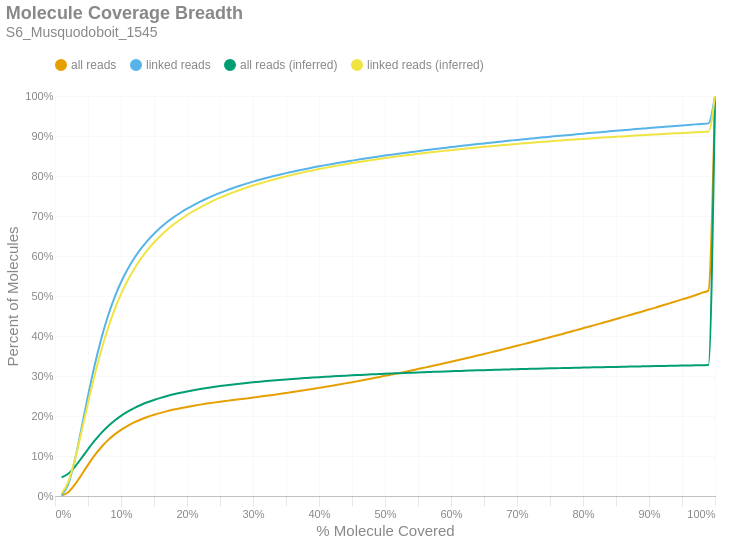

Notebook code cell kept with this figure:
### Markdown cell above
### Molecule Read Coverage
This chart shows molecule coverage breadth as computed by the number of bases aligned to that molecule. In other words, "*how much of each unique long molecule is actually sequenced/aligned?*" Keep in mind there is a distinction between sequences and alignments, since some sequences belonging to a particular molecule may not align well and wouldn't appear in the alignment data. This chart also shows molecule coverage breadth as computed by the *inferred fragment* from which the aligned sequences originate. Unlike read coverage, this calculation takes into account the total insert size, including unsequenced gaps between the forward and reverse reads. Like the previous figures, these are cumulative percents.

### Code cell
if SKIPLR:
    print_html(f"Skipped")
else:
    binned_df = consolidated_hist(valids['coverage_bp'], mask, 0.01, True)
    binned_df_inf = consolidated_hist(valids['coverage_inserts'], mask, 0.01, True)
    binned_df = binned_df.with_columns(pl.lit(binned_df_inf['all reads (cumsum)']).alias('all reads (inferred)'))
    binned_df = binned_df.with_columns(pl.lit(binned_df_inf['linked reads (cumsum)']).alias('linked reads (inferred)'))
    binned_df = binned_df.with_columns(
        (pl.col('bin').cast(pl.Float64) + 0.01).alias('right_edge')
    )

    with SafeRender(binned_df):
        (
            density_plot(binned_df, 'Molecule Coverage Breadth', samplename, 'molcov', ['all reads (inferred)','linked reads (inferred)'])
            .encode(
                #x=alt.X('bin:Q', title="% Molecule Covered").axis(format = '%').scale(padding=0),
                x=alt.X('right_edge:Q', title="% Molecule Covered").axis(format='%').scale(padding=0),
                y=alt.Y('value:Q', title='Percent of Molecules')
                    .axis(format='%')
                    .stack(False)
                    .scale(domainMin=0, padding=0),
                color=alt.Color("key:N").scale(domain = ["all reads", "linked reads", "all reads (inferred)", "linked reads (inferred)"]),
                tooltip = [
                    alt.Tooltip("key:N", title = "Data Type"),
                    alt.Tooltip("range_label:N", title="% Molecule Covered"),
                    alt.Tooltip("value:Q", format = ".2%", title="% Molecules")
                ]
            )
        ).display()

### Figure 1 — Vega-Lite specification as saved in the notebook (floating-point values rounded to 4 significant figures)
{"width": "container", "height": 400, "config": {"title": {"anchor": "start", "dy": -15, "fontSize": 18, "color": "#888888", "subtitleColor": "#888888", "subtitleFontSize": 14}, "arc": {"fill": "#0072B2"}, "axis": {"domainColor": "#888888", "domainWidth": 0.5, "gridWidth": 0.2, "grid": false, "titleFontWeight": 400, "titleFontSize": 15, "labelFontSize": 11, "labelColor": "#888888", "tickColor": "#888888", "tickWidth": 0.2, "titleColor": "#888888"}, "axisBand": {"grid": false}, "axisX": {"grid": true, "tickSize": 10, "domainCap": "round"}, "axisY": {"domain": false, "grid": true, "tickSize": 0, "domainCap": "round"}, "background": "transparent", "header": {"labelFontSize": 15, "labelColor": "#888888", "titleFontSize": 15, "titleFontWeight": 600, "titleColor": "#888888"}, "legend": {"labelFont": "sans-serif", "labelFontSize": 12, "labelColor": "#888888", "symbolSize": 100, "symbolType": "circle", "titleFontSize": 12, "titlePadding": 10, "titleColor": "#888888", "title": null, "orient": "top"}, "range": {"category": ["#E69F00", "#56B4E9", "#009E73", "#F0E442", "#0072B2", "#D55E00", "#CC79A7", "#000000"], "diverging": ["#cfe8f3", "#a2d4ec", "#73bfe2", "#46abdb", "#1696d2", "#12719e"]}, "area": {"fill": "#0072B2", "fillOpacity": 0.7, "line": true, "strokeOpacity": 0.7}, "line": {"color": "#0072B2", "stroke": "#0072B2", "strokeWidth": 2}, "trail": {"color": "#0072B2", "stroke": "#0072B2", "strokeWidth": 0, "size": 1}, "point": {"filled": true, "fillOpacity": 1.0, "size": 95}, "text": {"color": "#888888", "fontSize": 11, "align": "right", "fontWeight": 400, "size": 11}, "bar": {"fill": "#0072B2", "stroke": null}, "view": {"stroke": null, "continuousWidth": 660, "continuousHeight": 400}}, "data": {"name": "data-e30f37ec39ee925345d097b46c529dc2"}, "mark": {"type": "line", "interpolate": "monotone", "point": {"opacity": 0, "size": 275}}, "encoding": {"color": {"field": "key", "scale": {"domain": ["all reads", "linked reads", "all reads (inferred)", "linked reads (inferred)"]}, "type": "nominal"}, "tooltip": [{"field": "key", "title": "Data Type", "type": "nominal"}, {"field": "range_label", "title": "% Molecule Covered", "type": "nominal"}, {"field": "value", "format": ".2%", "title": "% Molecules", "type": "quantitative"}], "x": {"axis": {"format": "%"}, "field": "right_edge", "scale": {"padding": 0}, "title": "% Molecule Covered", "type": "quantitative"}, "y": {"axis": {"format": "%"}, "field": "value", "scale": {"domainMin": 0, "padding": 0}, "stack": false, "title": "Percent of Molecules", "type": "quantitative"}}, "params": [{"name": "param_c36ac31b6afebe62", "select": {"type": "point", "fields": ["key"]}, "bind": "legend"}], "title": {"text": "Molecule Coverage Breadth", "subtitle": "S6_Musquodoboit_1545"}, "transform": [{"fold": ["all reads (cumsum)", "linked reads (cumsum)", "all reads (inferred)", "linked reads (inferred)"]}, {"calculate": "replace(datum.key, ' (cumsum)', '')", "as": "key"}, {"filter": {"param": "param_c36ac31b6afebe62"}}], "usermeta": {"embedOptions": {"downloadFileName": "S6_Musquodoboit_1545.molcov"}}, "$schema": "https://vega.github.io/schema/vega-lite/v6.1.0.json", "datasets": {"data-e30f37ec39ee925345d097b46c529dc2": [{"bin": "0.0", "interval": "0.0-0.01", "all reads": 0.0009018, "linked reads": 0.002421, "all reads (cumsum)": 0.0009018, "linked reads (cumsum)": 0.002421, "range_label": "0.0-0.01", "all reads (inferred)": 0.04661, "linked reads (inferred)": 0.006594, "right_edge": 0.01}, {"bin": "0.01", "interval": "0.01-0.02", "all reads": 0.008559, "linked reads": 0.02678, "all reads (cumsum)": 0.009461, "linked reads (cumsum)": 0.0292, "range_label": "0.01-0.02", "all reads (inferred)": 0.05572, "linked reads (inferred)": 0.0349, "right_edge": 0.02}, {"bin": "0.02", "interval": "0.02-0.03", "all reads": 0.01875, "linked reads": 0.06011, "all reads (cumsum)": 0.02821, "linked reads (cumsum)": 0.08931, "range_label": "0.02-0.03", "all reads (inferred)": 0.07289, "linked reads (inferred)": 0.08992, "right_edge": 0.03}, {"bin": "0.03", "interval": "0.03-0.04", "all reads": 0.02443, "linked reads": 0.07888, "all reads (cumsum)": 0.05264, "linked reads (cumsum)": 0.1682, "range_label": "0.03-0.04", "all reads (inferred)": 0.09444, "linked reads (inferred)": 0.1596, "right_edge": 0.04}, {"bin": "0.04", "interval": "0.04-0.05", "all reads": 0.0253, "linked reads": 0.08202, "all reads (cumsum)": 0.07794, "linked reads (cumsum)": 0.2502, "range_label": "0.04-0.05", "all reads (inferred)": 0.1168, "linked reads (inferred)": 0.2324, "right_edge": 0.05}, {"bin": "0.05", "interval": "0.05-0.06", "all reads": 0.02341, "linked reads": 0.07598, "all reads (cumsum)": 0.1013, "linked reads (cumsum)": 0.3262, "range_label": "0.05-0.06", "all reads (inferred)": 0.1382, "linked reads (inferred)": 0.3018, "right_edge": 0.06}, {"bin": "0.06", "interval": "0.06-0.07", "all reads": 0.02049, "linked reads": 0.06651, "all reads (cumsum)": 0.1218, "linked reads (cumsum)": 0.3927, "range_label": "0.06-0.07", "all reads (inferred)": 0.1573, "linked reads (inferred)": 0.364, "right_edge": 0.07}, {"bin": "0.07", "interval": "0.07-0.08", "all reads": 0.01722, "linked reads": 0.05593, "all reads (cumsum)": 0.139, "linked reads (cumsum)": 0.4486, "range_label": "0.07-0.08", "all reads (inferred)": 0.1739, "linked reads (inferred)": 0.4182, "right_edge": 0.08}, {"bin": "0.08", "interval": "0.08-0.09", "all reads": 0.01438, "linked reads": 0.04669, "all reads (cumsum)": 0.1534, "linked reads (cumsum)": 0.4953, "range_label": "0.08-0.09", "all reads (inferred)": 0.1883, "linked reads (inferred)": 0.4649, "right_edge": 0.09}, {"bin": "0.09", "interval": "0.09-0.1", "all reads": 0.01202, "linked reads": 0.03895, "all reads (cumsum)": 0.1655, "linked reads (cumsum)": 0.5343, "range_label": "0.09-0.1", "all reads (inferred)": 0.2005, "linked reads (inferred)": 0.5047, "right_edge": 0.1}, {"bin": "0.1", "interval": "0.1-0.11", "all reads": 0.01006, "linked reads": 0.03255, "all reads (cumsum)": 0.1755, "linked reads (cumsum)": 0.5668, "range_label": "0.1-0.11", "all reads (inferred)": 0.2109, "linked reads (inferred)": 0.5386, "right_edge": 0.11}, {"bin": "0.11", "interval": "0.11-0.12", "all reads": 0.008486, "linked reads": 0.0274, "all reads (cumsum)": 0.184, "linked reads (cumsum)": 0.5942, "range_label": "0.11-0.12", "all reads (inferred)": 0.2199, "linked reads (inferred)": 0.5677, "right_edge": 0.12}, {"bin": "0.12", "interval": "0.12-0.13", "all reads": 0.007261, "linked reads": 0.02343, "all reads (cumsum)": 0.1913, "linked reads (cumsum)": 0.6177, "range_label": "0.12-0.13", "all reads (inferred)": 0.2276, "linked reads (inferred)": 0.5928, "right_edge": 0.13}, {"bin": "0.13", "interval": "0.13-0.14", "all reads": 0.006303, "linked reads": 0.0203, "all reads (cumsum)": 0.1976, "linked reads (cumsum)": 0.638, "range_label": "0.13-0.14", "all reads (inferred)": 0.2343, "linked reads (inferred)": 0.6146, "right_edge": 0.14}, {"bin": "0.14", "interval": "0.14-0.15", "all reads": 0.005485, "linked reads": 0.01764, "all reads (cumsum)": 0.203, "linked reads (cumsum)": 0.6556, "range_label": "0.14-0.15", "all reads (inferred)": 0.2402, "linked reads (inferred)": 0.6337, "right_edge": 0.15}, {"bin": "0.15", "interval": "0.15-0.16", "all reads": 0.004841, "linked reads": 0.01552, "all reads (cumsum)": 0.2079, "linked reads (cumsum)": 0.6711, "range_label": "0.15-0.16", "all reads (inferred)": 0.2454, "linked reads (inferred)": 0.6506, "right_edge": 0.16}, {"bin": "0.16", "interval": "0.16-0.17", "all reads": 0.004291, "linked reads": 0.01371, "all reads (cumsum)": 0.2122, "linked reads (cumsum)": 0.6848, "range_label": "0.16-0.17", "all reads (inferred)": 0.25, "linked reads (inferred)": 0.6657, "right_edge": 0.17}, {"bin": "0.17", "interval": "0.17-0.18", "all reads": 0.003866, "linked reads": 0.01228, "all reads (cumsum)": 0.216, "linked reads (cumsum)": 0.6971, "range_label": "0.17-0.18", "all reads (inferred)": 0.2542, "linked reads (inferred)": 0.6792, "right_edge": 0.18}, {"bin": "0.18", "interval": "0.18-0.19", "all reads": 0.003487, "linked reads": 0.01104, "all reads (cumsum)": 0.2195, "linked reads (cumsum)": 0.7081, "range_label": "0.18-0.19", "all reads (inferred)": 0.258, "linked reads (inferred)": 0.6913, "right_edge": 0.19}, {"bin": "0.19", "interval": "0.19-0.2", "all reads": 0.003207, "linked reads": 0.01006, "all reads (cumsum)": 0.2227, "linked reads (cumsum)": 0.7182, "range_label": "0.19-0.2", "all reads (inferred)": 0.2614, "linked reads (inferred)": 0.7024, "right_edge": 0.2}, {"bin": "0.2", "interval": "0.2-0.21", "all reads": 0.002952, "linked reads": 0.009203, "all reads (cumsum)": 0.2257, "linked reads (cumsum)": 0.7274, "range_label": "0.2-0.21", "all reads (inferred)": 0.2645, "linked reads (inferred)": 0.7125, "right_edge": 0.21}, {"bin": "0.21", "interval": "0.21-0.22", "all reads": 0.002759, "linked reads": 0.008535, "all reads (cumsum)": 0.2285, "linked reads (cumsum)": 0.7359, "range_label": "0.21-0.22", "all reads (inferred)": 0.2674, "linked reads (inferred)": 0.7218, "right_edge": 0.22}, {"bin": "0.22", "interval": "0.22-0.23", "all reads": 0.002564, "linked reads": 0.007826, "all reads (cumsum)": 0.231, "linked reads (cumsum)": 0.7438, "range_label": "0.22-0.23", "all reads (inferred)": 0.2701, "linked reads (inferred)": 0.7304, "right_edge": 0.23}, {"bin": "0.23", "interval": "0.23-0.24", "all reads": 0.002423, "linked reads": 0.007301, "all reads (cumsum)": 0.2334, "linked reads (cumsum)": 0.7511, "range_label": "0.23-0.24", "all reads (inferred)": 0.2725, "linked reads (inferred)": 0.7384, "right_edge": 0.24}, {"bin": "0.24", "interval": "0.24-0.25", "all reads": 0.002269, "linked reads": 0.006794, "all reads (cumsum)": 0.2357, "linked reads (cumsum)": 0.7579, "range_label": "0.24-0.25", "all reads (inferred)": 0.2748, "linked reads (inferred)": 0.7458, "right_edge": 0.25}, {"bin": "0.25", "interval": "0.25-0.26", "all reads": 0.002125, "linked reads": 0.006237, "all reads (cumsum)": 0.2378, "linked reads (cumsum)": 0.7641, "range_label": "0.25-0.26", "all reads (inferred)": 0.2769, "linked reads (inferred)": 0.7526, "right_edge": 0.26}, {"bin": "0.26", "interval": "0.26-0.27", "all reads": 0.002072, "linked reads": 0.005951, "all reads (cumsum)": 0.2399, "linked reads (cumsum)": 0.7701, "range_label": "0.26-0.27", "all reads (inferred)": 0.2789, "linked reads (inferred)": 0.759, "right_edge": 0.27}, {"bin": "0.27", "interval": "0.27-0.28", "all reads": 0.002047, "linked reads": 0.005603, "all reads (cumsum)": 0.242, "linked reads (cumsum)": 0.7757, "range_label": "0.27-0.28", "all reads (inferred)": 0.2808, "linked reads (inferred)": 0.765, "right_edge": 0.28}, {"bin": "0.28", "interval": "0.28-0.29", "all reads": 0.002059, "linked reads": 0.005201, "all reads (cumsum)": 0.244, "linked reads (cumsum)": 0.7809, "range_label": "0.28-0.29", "all reads (inferred)": 0.2825, "linked reads (inferred)": 0.7707, "right_edge": 0.29}, {"bin": "0.29", "interval": "0.29-0.3", "all reads": 0.002133, "linked reads": 0.004997, "all reads (cumsum)": 0.2461, "linked reads (cumsum)": 0.7859, "range_label": "0.29-0.3", "all reads (inferred)": 0.2842, "linked reads (inferred)": 0.7761, "right_edge": 0.3}, {"bin": "0.3", "interval": "0.3-0.31", "all reads": 0.002158, "linked reads": 0.004691, "all reads (cumsum)": 0.2483, "linked reads (cumsum)": 0.7905, "range_label": "0.3-0.31", "all reads (inferred)": 0.2858, "linked reads (inferred)": 0.7811, "right_edge": 0.31}, {"bin": "0.31", "interval": "0.31-0.32", "all reads": 0.002196, "linked reads": 0.00442, "all reads (cumsum)": 0.2505, "linked reads (cumsum)": 0.795, "range_label": "0.31-0.32", "all reads (inferred)": 0.2873, "linked reads (inferred)": 0.786, "right_edge": 0.32}, {"bin": "0.32", "interval": "0.32-0.33", "all reads": 0.002284, "linked reads": 0.00423, "all reads (cumsum)": 0.2528, "linked reads (cumsum)": 0.7992, "range_label": "0.32-0.33", "all reads (inferred)": 0.2887, "linked reads (inferred)": 0.7906, "right_edge": 0.33}, {"bin": "0.33", "interval": "0.33-0.34", "all reads": 0.00233, "linked reads": 0.004071, "all reads (cumsum)": 0.2551, "linked reads (cumsum)": 0.8033, "range_label": "0.33-0.34", "all reads (inferred)": 0.2901, "linked reads (inferred)": 0.795, "right_edge": 0.34}, {"bin": "0.34", "interval": "0.34-0.35", "all reads": 0.0024, "linked reads": 0.003862, "all reads (cumsum)": 0.2575, "linked reads (cumsum)": 0.8071, "range_label": "0.34-0.35", "all reads (inferred)": 0.2914, "linked reads (inferred)": 0.7991, "right_edge": 0.35}, {"bin": "0.35", "interval": "0.35-0.36", "all reads": 0.002431, "linked reads": 0.003646, "all reads (cumsum)": 0.2599, "linked reads (cumsum)": 0.8108, "range_label": "0.35-0.36", "all reads (inferred)": 0.2926, "linked reads (inferred)": 0.8031, "right_edge": 0.36}, {"bin": "0.36", "interval": "0.36-0.37", "all reads": 0.002502, "linked reads": 0.003544, "all reads (cumsum)": 0.2624, "linked reads (cumsum)": 0.8143, "range_label": "0.36-0.37", "all reads (inferred)": 0.2938, "linked reads (inferred)": 0.8069, "right_edge": 0.37}, {"bin": "0.37", "interval": "0.37-0.38", "all reads": 0.002569, "linked reads": 0.003423, "all reads (cumsum)": 0.265, "linked reads (cumsum)": 0.8177, "range_label": "0.37-0.38", "all reads (inferred)": 0.2949, "linked reads (inferred)": 0.8105, "right_edge": 0.38}, {"bin": "0.38", "interval": "0.38-0.39", "all reads": 0.002605, "linked reads": 0.003251, "all reads (cumsum)": 0.2676, "linked reads (cumsum)": 0.821, "range_label": "0.38-0.39", "all reads (inferred)": 0.296, "linked reads (inferred)": 0.814, "right_edge": 0.39}, {"bin": "0.39", "interval": "0.39-0.4", "all reads": 0.002719, "linked reads": 0.00318, "all reads (cumsum)": 0.2703, "linked reads (cumsum)": 0.8242, "range_label": "0.39-0.4", "all reads (inferred)": 0.2971, "linked reads (inferred)": 0.8174, "right_edge": 0.4}, {"bin": "0.4", "interval": "0.4-0.41", "all reads": 0.002705, "linked reads": 0.003036, "all reads (cumsum)": 0.273, "linked reads (cumsum)": 0.8272, "range_label": "0.4-0.41", "all reads (inferred)": 0.2981, "linked reads (inferred)": 0.8205, "right_edge": 0.41}, {"bin": "0.41", "interval": "0.41-0.42", "all reads": 0.002773, "linked reads": 0.002876, "all reads (cumsum)": 0.2758, "linked reads (cumsum)": 0.8301, "range_label": "0.41-0.42", "all reads (inferred)": 0.299, "linked reads (inferred)": 0.8236, "right_edge": 0.42}, {"bin": "0.42", "interval": "0.42-0.43", "all reads": 0.002849, "linked reads": 0.002826, "all reads (cumsum)": 0.2787, "linked reads (cumsum)": 0.8329, "range_label": "0.42-0.43", "all reads (inferred)": 0.3, "linked reads (inferred)": 0.8266, "right_edge": 0.43}, {"bin": "0.43", "interval": "0.43-0.44", "all reads": 0.002903, "linked reads": 0.002816, "all reads (cumsum)": 0.2816, "linked reads (cumsum)": 0.8357, "range_label": "0.43-0.44", "all reads (inferred)": 0.3009, "linked reads (inferred)": 0.8295, "right_edge": 0.44}, {"bin": "0.44", "interval": "0.44-0.45", "all reads": 0.002963, "linked reads": 0.002688, "all reads (cumsum)": 0.2845, "linked reads (cumsum)": 0.8384, "range_label": "0.44-0.45", "all reads (inferred)": 0.3018, "linked reads (inferred)": 0.8322, "right_edge": 0.45}, {"bin": "0.45", "interval": "0.45-0.46", "all reads": 0.003039, "linked reads": 0.002643, "all reads (cumsum)": 0.2876, "linked reads (cumsum)": 0.8411, "range_label": "0.45-0.46", "all reads (inferred)": 0.3026, "linked reads (inferred)": 0.8349, "right_edge": 0.46}, {"bin": "0.46", "interval": "0.46-0.47", "all reads": 0.003069, "linked reads": 0.002591, "all reads (cumsum)": 0.2906, "linked reads (cumsum)": 0.8436, "range_label": "0.46-0.47", "all reads (inferred)": 0.3034, "linked reads (inferred)": 0.8375, "right_edge": 0.47}, {"bin": "0.47", "interval": "0.47-0.48", "all reads": 0.003175, "linked reads": 0.002506, "all reads (cumsum)": 0.2938, "linked reads (cumsum)": 0.8462, "range_label": "0.47-0.48", "all reads (inferred)": 0.3042, "linked reads (inferred)": 0.8399, "right_edge": 0.48}, {"bin": "0.48", "interval": "0.48-0.49", "all reads": 0.003129, "linked reads": 0.002431, "all reads (cumsum)": 0.2969, "linked reads (cumsum)": 0.8486, "range_label": "0.48-0.49", "all reads (inferred)": 0.3049, "linked reads (inferred)": 0.8423, "right_edge": 0.49}, {"bin": "0.49", "interval": "0.49-0.5", "all reads": 0.003497, "linked reads": 0.002445, "all reads (cumsum)": 0.3004, "linked reads (cumsum)": 0.851, "range_label": "0.49-0.5", "all reads (inferred)": 0.3057, "linked reads (inferred)": 0.8447, "right_edge": 0.5}, {"bin": "0.5", "interval": "0.5-0.51", "all reads": 0.00307, "linked reads": 0.002221, "all reads (cumsum)": 0.3035, "linked reads (cumsum)": 0.8532, "range_label": "0.5-0.51", "all reads (inferred)": 0.3064, "linked reads (inferred)": 0.8469, "right_edge": 0.51}, {"bin": "0.51", "interval": "0.51-0.52", "all reads": 0.003436, "linked reads": 0.002283, "all reads (cumsum)": 0.3069, "linked reads (cumsum)": 0.8555, "range_label": "0.51-0.52", "all reads (inferred)": 0.3071, "linked reads (inferred)": 0.8491, "right_edge": 0.52}, {"bin": "0.52", "interval": "0.52-0.53", "all reads": 0.003378, "linked reads": 0.002218, "all reads (cumsum)": 0.3103, "linked reads (cumsum)": 0.8577, "range_label": "0.52-0.53", "all reads (inferred)": 0.3078, "linked reads (inferred)": 0.8513, "right_edge": 0.53}, {"bin": "0.53", "interval": "0.53-0.54", "all reads": 0.003486, "linked reads": 0.002152, "all reads (cumsum)": 0.3138, "linked reads (cumsum)": 0.8599, "range_label": "0.53-0.54", "all reads (inferred)": 0.3084, "linked reads (inferred)": 0.8534, "right_edge": 0.54}, {"bin": "0.54", "interval": "0.54-0.55", "all reads": 0.003473, "linked reads": 0.002202, "all reads (cumsum)": 0.3173, "linked reads (cumsum)": 0.8621, "range_label": "0.54-0.55", "all reads (inferred)": 0.3091, "linked reads (inferred)": 0.8554, "right_edge": 0.55}, {"bin": "0.55", "interval": "0.55-0.56", "all reads": 0.003621, "linked reads": 0.002091, "all reads (cumsum)": 0.3209, "linked reads (cumsum)": 0.8642, "range_label": "0.55-0.56", "all reads (inferred)": 0.3097, "linked reads (inferred)": 0.8573, "right_edge": 0.56}, {"bin": "0.56", "interval": "0.56-0.57", "all reads": 0.003633, "linked reads": 0.002074, "all reads (cumsum)": 0.3245, "linked reads (cumsum)": 0.8663, "range_label": "0.56-0.57", "all reads (inferred)": 0.3103, "linked reads (inferred)": 0.8592, "right_edge": 0.57}, {"bin": "0.57", "interval": "0.57-0.58", "all reads": 0.003601, "linked reads": 0.001977, "all reads (cumsum)": 0.3281, "linked reads (cumsum)": 0.8682, "range_label": "0.57-0.58", "all reads (inferred)": 0.3109, "linked reads (inferred)": 0.8611, "right_edge": 0.58}, {"bin": "0.58", "interval": "0.58-0.59", "all reads": 0.003692, "linked reads": 0.002, "all reads (cumsum)": 0.3318, "linked reads (cumsum)": 0.8702, "range_label": "0.58-0.59", "all reads (inferred)": 0.3114, "linked reads (inferred)": 0.8629, "right_edge": 0.59}, {"bin": "0.59", "interval": "0.59-0.6", "all reads": 0.003827, "linked reads": 0.00199, "all reads (cumsum)": 0.3357, "linked reads (cumsum)": 0.8722, "range_label": "0.59-0.6", "all reads (inferred)": 0.312, "linked reads (inferred)": 0.8646, "right_edge": 0.6}, {"bin": "0.6", "interval": "0.6-0.61", "all reads": 0.00367, "linked reads": 0.001878, "all reads (cumsum)": 0.3393, "linked reads (cumsum)": 0.8741, "range_label": "0.6-0.61", "all reads (inferred)": 0.3126, "linked reads (inferred)": 0.8663, "right_edge": 0.61}, {"bin": "0.61", "interval": "0.61-0.62", "all reads": 0.003897, "linked reads": 0.001902, "all reads (cumsum)": 0.3432, "linked reads (cumsum)": 0.876, "range_label": "0.61-0.62", "all reads (inferred)": 0.3131, "linked reads (inferred)": 0.8681, "right_edge": 0.62}, {"bin": "0.62", "interval": "0.62-0.63", "all reads": 0.003832, "linked reads": 0.001823, "all reads (cumsum)": 0.3471, "linked reads (cumsum)": 0.8778, "range_label": "0.62-0.63", "all reads (inferred)": 0.3136, "linked reads (inferred)": 0.8697, "right_edge": 0.63}, {"bin": "0.63", "interval": "0.63-0.64", "all reads": 0.003975, "linked reads": 0.001879, "all reads (cumsum)": 0.351, "linked reads (cumsum)": 0.8797, "range_label": "0.63-0.64", "all reads (inferred)": 0.3141, "linked reads (inferred)": 0.8713, "right_edge": 0.64}, {"bin": "0.64", "interval": "0.64-0.65", "all reads": 0.003921, "linked reads": 0.001757, "all reads (cumsum)": 0.355, "linked reads (cumsum)": 0.8815, "range_label": "0.64-0.65", "all reads (inferred)": 0.3147, "linked reads (inferred)": 0.8729, "right_edge": 0.65}, {"bin": "0.65", "interval": "0.65-0.66", "all reads": 0.004159, "linked reads": 0.001796, "all reads (cumsum)": 0.3591, "linked reads (cumsum)": 0.8833, "range_label": "0.65-0.66", "all reads (inferred)": 0.3151, "linked reads (inferred)": 0.8744, "right_edge": 0.66}, {"bin": "0.66", "interval": "0.66-0.67", "all reads": 0.003984, "linked reads": 0.001765, "all reads (cumsum)": 0.3631, "linked reads (cumsum)": 0.885, "range_label": "0.66-0.67", "all reads (inferred)": 0.3156, "linked reads (inferred)": 0.8759, "right_edge": 0.67}, {"bin": "0.67", "interval": "0.67-0.68", "all reads": 0.004089, "linked reads": 0.001724, "all reads (cumsum)": 0.3672, "linked reads (cumsum)": 0.8868, "range_label": "0.67-0.68", "all reads (inferred)": 0.3161, "linked reads (inferred)": 0.8774, "right_edge": 0.68}, {"bin": "0.68", "interval": "0.68-0.69", "all reads": 0.004088, "linked reads": 0.001714, "all reads (cumsum)": 0.3713, "linked reads (cumsum)": 0.8885, "range_label": "0.68-0.69", "all reads (inferred)": 0.3166, "linked reads (inferred)": 0.8788, "right_edge": 0.69}, {"bin": "0.69", "interval": "0.69-0.7", "all reads": 0.004251, "linked reads": 0.001716, "all reads (cumsum)": 0.3755, "linked reads (cumsum)": 0.8902, "range_label": "0.69-0.7", "all reads (inferred)": 0.317, "linked reads (inferred)": 0.8802, "right_edge": 0.7}, {"bin": "0.7", "interval": "0.7-0.71", "all reads": 0.004136, "linked reads": 0.001637, "all reads (cumsum)": 0.3797, "linked reads (cumsum)": 0.8918, "range_label": "0.7-0.71", "all reads (inferred)": 0.3175, "linked reads (inferred)": 0.8816, "right_edge": 0.71}, {"bin": "0.71", "interval": "0.71-0.72", "all reads": 0.004209, "linked reads": 0.001629, "all reads (cumsum)": 0.3839, "linked reads (cumsum)": 0.8935, "range_label": "0.71-0.72", "all reads (inferred)": 0.3179, "linked reads (inferred)": 0.883, "right_edge": 0.72}, {"bin": "0.72", "interval": "0.72-0.73", "all reads": 0.004318, "linked reads": 0.001629, "all reads (cumsum)": 0.3882, "linked reads (cumsum)": 0.8951, "range_label": "0.72-0.73", "all reads (inferred)": 0.3183, "linked reads (inferred)": 0.8843, "right_edge": 0.73}, {"bin": "0.73", "interval": "0.73-0.74", "all reads": 0.00425, "linked reads": 0.001604, "all reads (cumsum)": 0.3924, "linked reads (cumsum)": 0.8967, "range_label": "0.73-0.74", "all reads (inferred)": 0.3187, "linked reads (inferred)": 0.8855, "right_edge": 0.74}, {"bin": "0.74", "interval": "0.74-0.75", "all reads": 0.00455, "linked reads": 0.00159, "all reads (cumsum)": 0.397, "linked reads (cumsum)": 0.8983, "range_label": "0.74-0.75", "all reads (inferred)": 0.3191, "linked reads (inferred)": 0.8868, "right_edge": 0.75}, {"bin": "0.75", "interval": "0.75-0.76", "all reads": 0.004269, "linked reads": 0.001484, "all reads (cumsum)": 0.4013, "linked reads (cumsum)": 0.8998, "range_label": "0.75-0.76", "all reads (inferred)": 0.3195, "linked reads (inferred)": 0.8881, "right_edge": 0.76}, {"bin": "0.76", "interval": "0.76-0.77", "all reads": 0.004437, "linked reads": 0.001523, "all reads (cumsum)": 0.4057, "linked reads (cumsum)": 0.9013, "range_label": "0.76-0.77", "all reads (inferred)": 0.3199, "linked reads (inferred)": 0.8892, "right_edge": 0.77}, {"bin": "0.77", "interval": "0.77-0.78", "all reads": 0.004472, "linked reads": 0.001504, "all reads (cumsum)": 0.4102, "linked reads (cumsum)": 0.9028, "range_label": "0.77-0.78", "all reads (inferred)": 0.3203, "linked reads (inferred)": 0.8904, "right_edge": 0.78}, {"bin": "0.78", "interval": "0.78-0.79", "all reads": 0.004468, "linked reads": 0.001491, "all reads (cumsum)": 0.4146, "linked reads (cumsum)": 0.9043, "range_label": "0.78-0.79", "all reads (inferred)": 0.3207, "linked reads (inferred)": 0.8916, "right_edge": 0.79}, {"bin": "0.79", "interval": "0.79-0.8", "all reads": 0.00476, "linked reads": 0.001553, "all reads (cumsum)": 0.4194, "linked reads (cumsum)": 0.9058, "range_label": "0.79-0.8", "all reads (inferred)": 0.3211, "linked reads (inferred)": 0.8927, "right_edge": 0.8}, {"bin": "0.8", "interval": "0.8-0.81", "all reads": 0.004421, "linked reads": 0.001408, "all reads (cumsum)": 0.4238, "linked reads (cumsum)": 0.9072, "range_label": "0.8-0.81", "all reads (inferred)": 0.3214, "linked reads (inferred)": 0.8938, "right_edge": 0.81}, {"bin": "0.81", "interval": "0.81-0.82", "all reads": 0.004583, "linked reads": 0.001492, "all reads (cumsum)": 0.4284, "linked reads (cumsum)": 0.9087, "range_label": "0.81-0.82", "all reads (inferred)": 0.3218, "linked reads (inferred)": 0.8949, "right_edge": 0.82}, {"bin": "0.82", "interval": "0.82-0.83", "all reads": 0.004674, "linked reads": 0.001424, "all reads (cumsum)": 0.4331, "linked reads (cumsum)": 0.9102, "range_label": "0.82-0.83", "all reads (inferred)": 0.3221, "linked reads (inferred)": 0.896, "right_edge": 0.83}, {"bin": "0.83", "interval": "0.83-0.84", "all reads": 0.004633, "linked reads": 0.001437, "all reads (cumsum)": 0.4377, "linked reads (cumsum)": 0.9116, "range_label": "0.83-0.84", "all reads (inferred)": 0.3224, "linked reads (inferred)": 0.897, "right_edge": 0.84}, {"bin": "0.84", "interval": "0.84-0.85", "all reads": 0.00465, "linked reads": 0.001423, "all reads (cumsum)": 0.4424, "linked reads (cumsum)": 0.913, "range_label": "0.84-0.85", "all reads (inferred)": 0.3228, "linked reads (inferred)": 0.898, "right_edge": 0.85}, {"bin": "0.85", "interval": "0.85-0.86", "all reads": 0.004748, "linked reads": 0.001407, "all reads (cumsum)": 0.4471, "linked reads (cumsum)": 0.9144, "range_label": "0.85-0.86", "all reads (inferred)": 0.3231, "linked reads (inferred)": 0.899, "right_edge": 0.86}, {"bin": "0.86", "interval": "0.86-0.87", "all reads": 0.004698, "linked reads": 0.001395, "all reads (cumsum)": 0.4518, "linked reads (cumsum)": 0.9158, "range_label": "0.86-0.87", "all reads (inferred)": 0.3234, "linked reads (inferred)": 0.9, "right_edge": 0.87}, {"bin": "0.87", "interval": "0.87-0.88", "all reads": 0.004877, "linked reads": 0.001386, "all reads (cumsum)": 0.4567, "linked reads (cumsum)": 0.9172, "range_label": "0.87-0.88", "all reads (inferred)": 0.3238, "linked reads (inferred)": 0.901, "right_edge": 0.88}, {"bin": "0.88", "interval": "0.88-0.89", "all reads": 0.004779, "linked reads": 0.00136, "all reads (cumsum)": 0.4615, "linked reads (cumsum)": 0.9186, "range_label": "0.88-0.89", "all reads (inferred)": 0.3241, "linked reads (inferred)": 0.902, "right_edge": 0.89}, {"bin": "0.89", "interval": "0.89-0.9", "all reads": 0.004923, "linked reads": 0.001355, "all reads (cumsum)": 0.4664, "linked reads (cumsum)": 0.9199, "range_label": "0.89-0.9", "all reads (inferred)": 0.3244, "linked reads (inferred)": 0.9029, "right_edge": 0.9}, {"bin": "0.9", "interval": "0.9-0.91", "all reads": 0.004663, "linked reads": 0.001318, "all reads (cumsum)": 0.471, "linked reads (cumsum)": 0.9212, "range_label": "0.9-0.91", "all reads (inferred)": 0.3247, "linked reads (inferred)": 0.9038, "right_edge": 0.91}, {"bin": "0.91", "interval": "0.91-0.92", "all reads": 0.005311, "linked reads": 0.001307, "all reads (cumsum)": 0.4763, "linked reads (cumsum)": 0.9225, "range_label": "0.91-0.92", "all reads (inferred)": 0.325, "linked reads (inferred)": 0.9048, "right_edge": 0.92}, {"bin": "0.92", "interval": "0.92-0.93", "all reads": 0.004624, "linked reads": 0.001296, "all reads (cumsum)": 0.481, "linked reads (cumsum)": 0.9238, "range_label": "0.92-0.93", "all reads (inferred)": 0.3253, "linked reads (inferred)": 0.9057, "right_edge": 0.93}, {"bin": "0.93", "interval": "0.93-0.94", "all reads": 0.005111, "linked reads": 0.001338, "all reads (cumsum)": 0.4861, "linked reads (cumsum)": 0.9252, "range_label": "0.93-0.94", "all reads (inferred)": 0.3256, "linked reads (inferred)": 0.9066, "right_edge": 0.94}, {"bin": "0.94", "interval": "0.94-0.95", "all reads": 0.005478, "linked reads": 0.001288, "all reads (cumsum)": 0.4916, "linked reads (cumsum)": 0.9265, "range_label": "0.94-0.95", "all reads (inferred)": 0.326, "linked reads (inferred)": 0.9075, "right_edge": 0.95}, {"bin": "0.95", "interval": "0.95-0.96", "all reads": 0.004735, "linked reads": 0.001316, "all reads (cumsum)": 0.4963, "linked reads (cumsum)": 0.9278, "range_label": "0.95-0.96", "all reads (inferred)": 0.3263, "linked reads (inferred)": 0.9084, "right_edge": 0.96}, {"bin": "0.96", "interval": "0.96-0.97", "all reads": 0.005472, "linked reads": 0.001277, "all reads (cumsum)": 0.5018, "linked reads (cumsum)": 0.9291, "range_label": "0.96-0.97", "all reads (inferred)": 0.3266, "linked reads (inferred)": 0.9093, "right_edge": 0.97}, {"bin": "0.97", "interval": "0.97-0.98", "all reads": 0.005972, "linked reads": 0.001214, "all reads (cumsum)": 0.5077, "linked reads (cumsum)": 0.9303, "range_label": "0.97-0.98", "all reads (inferred)": 0.327, "linked reads (inferred)": 0.9102, "right_edge": 0.98}, {"bin": "0.98", "interval": "0.98-0.99", "all reads": 0.005629, "linked reads": 0.001272, "all reads (cumsum)": 0.5134, "linked reads (cumsum)": 0.9315, "range_label": "0.98-0.99", "all reads (inferred)": 0.3273, "linked reads (inferred)": 0.9108, "right_edge": 0.99}, {"bin": "0.99", "interval": "0.99-1.0", "all reads": 0.4866, "linked reads": 0.06846, "all reads (cumsum)": 1.0, "linked reads (cumsum)": 1.0, "range_label": "0.99-1.0", "all reads (inferred)": 1.0, "linked reads (inferred)": 1.0, "right_edge": 1.0}]}}
